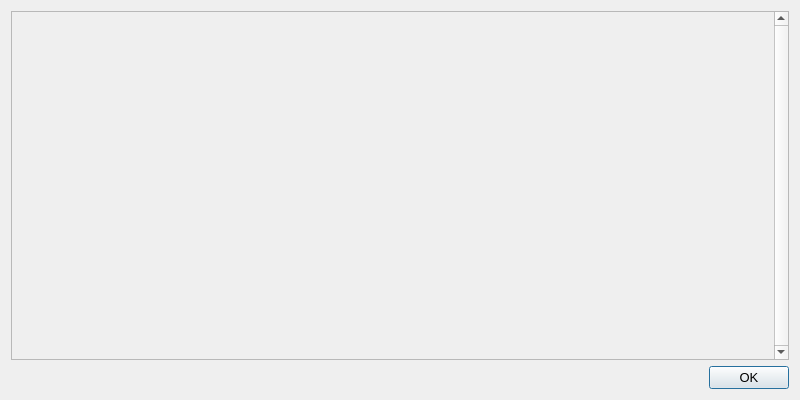
<?xml version="1.0" encoding="UTF-8"?>
<ui version="4.0">
 <class>HelpMessageDialog</class>
 <widget class="QDialog" name="HelpMessageDialog">
  <property name="geometry">
   <rect>
    <x>0</x>
    <y>0</y>
    <width>800</width>
    <height>400</height>
   </rect>
  </property>
  <property name="font">
   <font>
    <pointsize>10</pointsize>
   </font>
  </property>
  <property name="windowTitle">
   <string>coinking Core - Command-line options</string>
  </property>
  <layout class="QHBoxLayout" name="horizontalLayout_2">
   <item>
    <layout class="QVBoxLayout" name="verticalLayout">
     <item>
      <widget class="QScrollArea" name="scrollArea">
       <property name="verticalScrollBarPolicy">
        <enum>Qt::ScrollBarAlwaysOn</enum>
       </property>
       <property name="widgetResizable">
        <bool>true</bool>
       </property>
       <widget class="QWidget" name="scrollAreaWidgetContents">
        <property name="geometry">
         <rect>
          <x>0</x>
          <y>0</y>
          <width>761</width>
          <height>348</height>
         </rect>
        </property>
        <layout class="QVBoxLayout" name="verticalLayout_2">
         <item>
          <widget class="QLabel" name="helpMessageLabel">
           <property name="font">
            <font>
             <family>Terminal</family>
            </font>
           </property>
           <property name="cursor">
            <cursorShape>IBeamCursor</cursorShape>
           </property>
           <property name="textFormat">
            <enum>Qt::PlainText</enum>
           </property>
           <property name="textInteractionFlags">
            <set>Qt::LinksAccessibleByMouse|Qt::TextSelectableByKeyboard|Qt::TextSelectableByMouse</set>
           </property>
          </widget>
         </item>
        </layout>
       </widget>
      </widget>
     </item>
     <item>
      <widget class="QDialogButtonBox" name="okButton">
       <property name="orientation">
        <enum>Qt::Horizontal</enum>
       </property>
       <property name="standardButtons">
        <set>QDialogButtonBox::Ok</set>
       </property>
      </widget>
     </item>
    </layout>
   </item>
  </layout>
 </widget>
 <resources/>
 <connections>
  <connection>
   <sender>okButton</sender>
   <signal>accepted()</signal>
   <receiver>HelpMessageDialog</receiver>
   <slot>accept()</slot>
   <hints>
    <hint type="sourcelabel">
     <x>20</x>
     <y>20</y>
    </hint>
    <hint type="destinationlabel">
     <x>20</x>
     <y>20</y>
    </hint>
   </hints>
  </connection>
  <connection>
   <sender>okButton</sender>
   <signal>rejected()</signal>
   <receiver>HelpMessageDialog</receiver>
   <slot>reject()</slot>
   <hints>
    <hint type="sourcelabel">
     <x>20</x>
     <y>20</y>
    </hint>
    <hint type="destinationlabel">
     <x>20</x>
     <y>20</y>
    </hint>
   </hints>
  </connection>
 </connections>
</ui>
